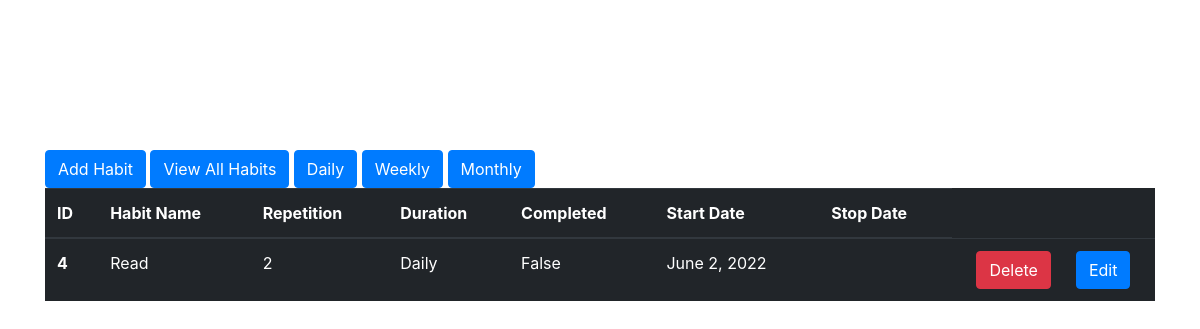
The app's page /daily with its own data.
### habit/models.py (models this page shows)
class HabitModel(models.Model):
    class Meta:
        db_table = "habit"
    name = models.CharField(max_length=255)
    repetition = models.IntegerField()
    number_completed = models.IntegerField(default=0)
    duration = models.CharField(max_length=255)
    completed = models.BooleanField(default=False)
    start_date = models.DateField(default=timezone.now())
    finish_date = models.DateField(default=timezone.now())
    broken = models.BooleanField(default=False)
    streak = models.IntegerField(default=0)

### habit/views.py (the view)
# urls.py: path('daily', DailyHabitsView.as_view(), name='daily'),
class DailyHabitsView(View):
    def get(self, request):
        habits = HabitModel.objects.filter(duration="Daily")
        print(habits)
        return render(request, 'habits.html', {'habits': habits})

### habit/templates/habits.html (shortened to what this page needs)
{% extends 'base.html' %}
{% block content %}
<a href="{% url 'add-habit'  %}"> <button class = "btn btn-primary">Add Habit</button> </a>
<a href="{% url 'habits'  %}"> <button class = "btn btn-primary">View All Habits</button> </a>
<a href="{% url 'daily'  %}"> <button class = "btn btn-primary">Daily</button> </a>
<a href="{% url 'weekly'  %}"> <button class = "btn btn-primary">Weekly</button> </a>
<a href="{% url 'monthly'  %}"> <button class = "btn btn-primary">Monthly</button> </a>
<table class="table table-dark">
  <thead>
    <tr>
      <th scope="col">ID</th>
      <th scope="col">Habit Name</th>
      <th scope="col">Repetition</th>
      <th scope="col">Duration</th>
      <th scope="col">Completed</th>
      <th scope="col">Start Date</th>
      <th scope="col">Stop Date</th>
    </tr>
  </thead>
  <tbody>
    {% for habit in habits %}
    <tr>
      <th scope="row">{{habit.id}}</th>
      <td>{{habit.name}}</td>
      <td>{{habit.repetition}}</td>
      <td> {{habit.duration }} {{habit.duration_type}} </td>
      <td> {{habit.completed}}</td>
      <td> {{habit.start_date }}</td>
      <td> {{habit.finnish_date }}</td>
      <td class = "d-flex flex-row justify-content-around">
        <form method="post" action = "delete/{{habit.id}}">
        <input type="submit" value="Delete" class = "btn btn-danger">
       </form>
       <a href = "{% url 'update' habit.id %}"  ><button class = "btn btn-primary"> Edit</button></a>
      </td>
    </tr>
    {% endfor %}
  </tbody>
</table>
{% endblock %}

### records on screen
HabitModel: id "4", name "Read", repetition "2", duration "Daily", completed "False", start_date "June 2, 2022"
